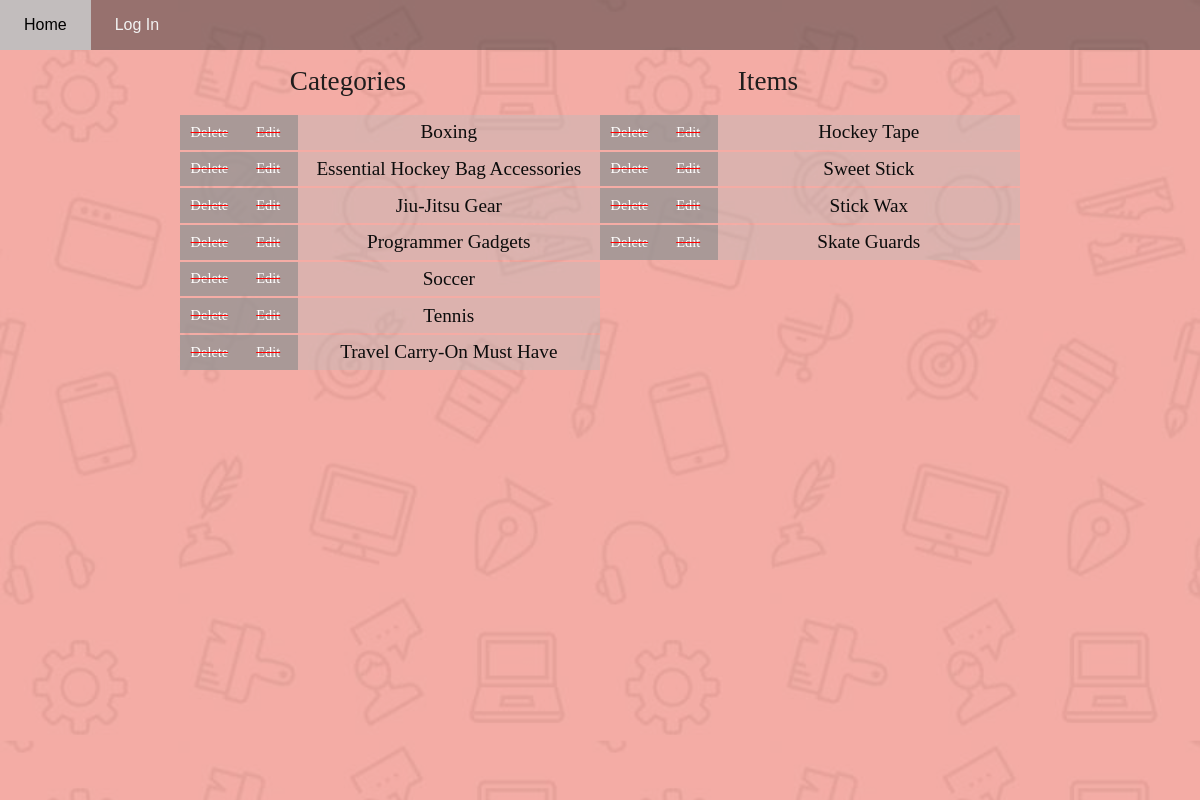
The app's page /category/2/ with its own data.
### db_setup.py (models this page shows, shortened)
class Category(Base):
    __tablename__ = 'category'
    id = Column(Integer, primary_key=True)
    name = Column(String(100), nullable=False)
    user_id = Column(Integer, ForeignKey('user.id'))
    user = relationship(User)

class Item(Base):
    __tablename__ = 'item'
    id = Column(Integer, primary_key=True)
    name = Column(String(100), nullable=False)
    description = Column(String(500))
    category_id = Column(Integer, ForeignKey('category.id'))
    category = relationship(Category)
    user_id = Column(Integer, ForeignKey('user.id'))
    user = relationship(User)

### main.py (the view)
@app.route('/category/<int:category_id>/')
def showItems(category_id):
    cat = session.query(Category).filter_by(id=category_id).one()
    categories = session.query(Category).order_by(asc(Category.name)).all()
    items = session.query(Item).filter_by(category_id=category_id).all()
    if 'username' not in login_session:
        return render_template('catalog.html', categories=categories, category_id=category_id, items=items)
    else:
        userID = login_session['user_id']
        return render_template('catalog.html', categories=categories, category_id=category_id, items=items, userID=userID)

### templates/catalog.html (shortened to what this page needs)
<!DOCTYPE html>
<html>
  <head>
    <link
      rel="stylesheet"
      type="text/css"
      href="{{url_for('static', filename='style.css')}}"
    />
  </head>
  <body>
    <div class="bg">
      <div class="bg-color">
        <div class="topnav">
          <a href="{{ url_for('showCategories') }}">Home</a>
          <a href="{{ url_for('login') }}">Log In</a>
        </div>
        <div class="main-catalog">
          <div class="list" id="category">
            <div class="list-name cat">Categories</div>
            {% for cat in categories %}
            <div class="category">
              {%if cat.user_id == userID:%}
              <a
                href="{{url_for('deleteCategory', category_id=cat.id)}}"
                class="delete"
              >
                <span id="item-name">Delete</span>
              </a>
              <a
                href="{{url_for('editCategory', category_id=cat.id)}}"
                class="edit left"
              >
                <span id="item-name">Edit</span>
              </a>
              {%else%}
              <div href="#" class="disabled">
                <span id="item-name">Delete</span>
              </div>
              <div class="disabled">
                <span id="item-name">Edit</span>
              </div>
              {%endif%}
              <a
                href="{{url_for('showItems', category_id=cat.id)}}"
                class="name"
              >
                <span id="item-name">{{ cat.name }}</span>
              </a>
            </div>
            {% endfor %}
          </div>
          <div class="list" id="item">
            <div class="list-name item">Items</div>
            {% for item in items %}
            <div class="category">
              {%if item.user_id == userID:%}
              <a
                href="{{url_for('deleteItem', category_id=item.category_id, item_id=item.id)}}"
                class="delete"
              >
                <span id="item-name">Delete</span>
              </a>
              <a
                href="{{url_for('editItem', category_id=item.category_id, item_id=item.id)}}"
                class="edit left"
              >
                <span id="item-name">Edit</span>
              </a>
              {%else%}
              <div class="disabled">
                <span id="item-name">Delete</span>
              </div>
              <div class="disabled">
                <span id="item-name">Edit</span>
              </div>
              {%endif%}
              <a
                href="{{url_for('showItem', category_id=item.category_id,item_id=item.id)}}"
                class="name"
              >
                <span id="item-name">{{ item.name }}</span>
              </a>
            </div>
            {% endfor %}
          </div>
        </div>
      </div>
    </div>
  </body>
</html>

### static/style.css (style rules this page uses)
.topnav { margin: 0; padding: 0; background: rgba(75, 66, 66, 0.548); overflow: hidden; }
.topnav a { float: left; color: #f2f2f2; text-align: center; padding: 1rem 1.5rem; text-decoration: none; font-size: 1rem; }
body { margin: 0; height: 100%; font-family: Arial, Helvetica, sans-serif; }
.bg { position: fixed; top: 0; left: 0; width: 100%; height: 100%; background: url("img/bg.jpg"); background-size: 100%; }
.bg-color { position: fixed; top: 0; left: 0; width: 100%; height: 100%; background: rgba(255, 255, 255, 0.538); background-size: 100%; }
* { box-sizing: border-box; }
.category { text-decoration: none; font-size: 1.2rem; font-family: "Times New Roman", Times, serif; height: 100%; width: 100%; }
.category .name { text-decoration: none; color: #0c0c0c; padding: 0.4rem; float: left; position: relative; width: 72%; background: rgba(187, 187, 187, 0.418); }
.category .edit, .category .delete, .category .disabled { color: white; text-decoration: none; font-size: 0.9rem; padding: 0.55rem; float: left; position: relative; width: 14%; }
.category .disabled { background: rgba(148, 148, 148, 0.774); text-decoration: line-through; text-decoration-color: red; }
.main-catalog { position: relative; margin-left: 15%; height: 100%; width: 70%; }
.list { width: 50%; height: 12%; text-align: center; display: grid; grid-gap: 2%; }
#category { float: left; }
#item { float: right; }
.list-name { padding: 1rem; color: #1f1d1d; width: 80%; height: 100%; float: left; font-size: 1.7rem; font-family: "Palatino Linotype", "Book Antiqua", Palatino, serif; }

### records on screen
Category: shows "Delete", name "Boxing"
Category: shows "Delete", name "Essential Hockey Bag Accessories"
Category: shows "Delete", name "Jiu-Jitsu Gear"
Category: shows "Delete", name "Programmer Gadgets"
Category: shows "Delete", name "Soccer"
Category: shows "Delete", name "Tennis"
Category: shows "Delete", name "Travel Carry-On Must Have"
Item: shows "Delete", name "Hockey Tape"
Item: shows "Delete", name "Sweet Stick"
Item: shows "Delete", name "Stick Wax"
Item: shows "Delete", name "Skate Guards"
